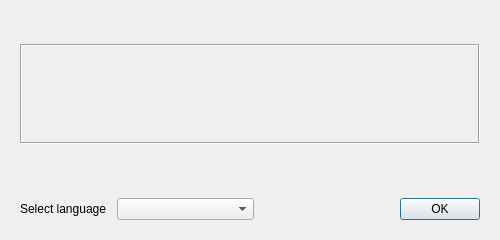
<?xml version="1.0" encoding="UTF-8"?>
<ui version="4.0">
 <class>MnemonicDialog</class>
 <widget class="QDialog" name="MnemonicDialog">
  <property name="geometry">
   <rect>
    <x>0</x>
    <y>0</y>
    <width>500</width>
    <height>240</height>
   </rect>
  </property>
  <property name="sizePolicy">
   <sizepolicy hsizetype="Preferred" vsizetype="Preferred">
    <horstretch>0</horstretch>
    <verstretch>0</verstretch>
   </sizepolicy>
  </property>
  <property name="minimumSize">
   <size>
    <width>500</width>
    <height>200</height>
   </size>
  </property>
  <property name="maximumSize">
   <size>
    <width>500</width>
    <height>300</height>
   </size>
  </property>
  <property name="windowTitle">
   <string/>
  </property>
  <layout class="QVBoxLayout" name="verticalLayout">
   <property name="spacing">
    <number>10</number>
   </property>
   <property name="leftMargin">
    <number>20</number>
   </property>
   <property name="topMargin">
    <number>20</number>
   </property>
   <property name="rightMargin">
    <number>20</number>
   </property>
   <property name="bottomMargin">
    <number>20</number>
   </property>
   <item>
    <widget class="WalletGui::WalletSmallGrayTextLabel" name="m_descriptionLabel">
     <property name="text">
      <string/>
     </property>
     <property name="wordWrap">
      <bool>true</bool>
     </property>
    </widget>
   </item>
   <item>
    <widget class="WalletGui::WalletExtraNormalBlackTextLabel" name="m_textLabel">
     <property name="sizePolicy">
      <sizepolicy hsizetype="Preferred" vsizetype="Preferred">
       <horstretch>0</horstretch>
       <verstretch>0</verstretch>
      </sizepolicy>
     </property>
     <property name="minimumSize">
      <size>
       <width>0</width>
       <height>100</height>
      </size>
     </property>
     <property name="font">
      <font>
       <bold>true</bold>
      </font>
     </property>
     <property name="frameShape">
      <enum>QFrame::Box</enum>
     </property>
     <property name="frameShadow">
      <enum>QFrame::Sunken</enum>
     </property>
     <property name="text">
      <string/>
     </property>
     <property name="alignment">
      <set>Qt::AlignCenter</set>
     </property>
     <property name="wordWrap">
      <bool>true</bool>
     </property>
     <property name="textInteractionFlags">
      <set>Qt::LinksAccessibleByMouse|Qt::TextSelectableByKeyboard|Qt::TextSelectableByMouse</set>
     </property>
    </widget>
   </item>
   <item>
    <spacer name="verticalSpacer_3">
     <property name="orientation">
      <enum>Qt::Vertical</enum>
     </property>
     <property name="sizeType">
      <enum>QSizePolicy::MinimumExpanding</enum>
     </property>
     <property name="sizeHint" stdset="0">
      <size>
       <width>20</width>
       <height>5</height>
      </size>
     </property>
    </spacer>
   </item>
   <item>
    <layout class="QHBoxLayout" name="horizontalLayout">
     <item>
      <widget class="QLabel" name="m_languageLabel">
       <property name="text">
        <string>Select language</string>
       </property>
      </widget>
     </item>
     <item>
      <widget class="QComboBox" name="m_languageCombo">
       <property name="sizePolicy">
        <sizepolicy hsizetype="Expanding" vsizetype="Fixed">
         <horstretch>0</horstretch>
         <verstretch>0</verstretch>
        </sizepolicy>
       </property>
      </widget>
     </item>
     <item>
      <spacer name="horizontalSpacer">
       <property name="orientation">
        <enum>Qt::Horizontal</enum>
       </property>
       <property name="sizeHint" stdset="0">
        <size>
         <width>40</width>
         <height>20</height>
        </size>
       </property>
      </spacer>
     </item>
     <item>
      <widget class="WalletGui::WalletOkButton" name="m_okButton">
       <property name="text">
        <string>OK</string>
       </property>
      </widget>
     </item>
    </layout>
   </item>
  </layout>
 </widget>
 <customwidgets>
  <customwidget>
   <class>WalletGui::WalletSmallGrayTextLabel</class>
   <extends>QLabel</extends>
   <header>Gui/Common/WalletTextLabel.h</header>
  </customwidget>
  <customwidget>
   <class>WalletGui::WalletOkButton</class>
   <extends>QPushButton</extends>
   <header>Gui/Common/WalletOkButton.h</header>
  </customwidget>
  <customwidget>
   <class>WalletGui::WalletExtraNormalBlackTextLabel</class>
   <extends>QLabel</extends>
   <header>Gui/Common/WalletTextLabel.h</header>
  </customwidget>
 </customwidgets>
 <resources/>
 <connections>
  <connection>
   <sender>m_okButton</sender>
   <signal>clicked()</signal>
   <receiver>MnemonicDialog</receiver>
   <slot>accept()</slot>
   <hints>
    <hint type="sourcelabel">
     <x>373</x>
     <y>87</y>
    </hint>
    <hint type="destinationlabel">
     <x>240</x>
     <y>57</y>
    </hint>
   </hints>
  </connection>
  <connection>
   <sender>m_languageCombo</sender>
   <signal>currentIndexChanged(QString)</signal>
   <receiver>MnemonicDialog</receiver>
   <slot>languageChanged()</slot>
   <hints>
    <hint type="sourcelabel">
     <x>126</x>
     <y>170</y>
    </hint>
    <hint type="destinationlabel">
     <x>240</x>
     <y>119</y>
    </hint>
   </hints>
  </connection>
 </connections>
</ui>
